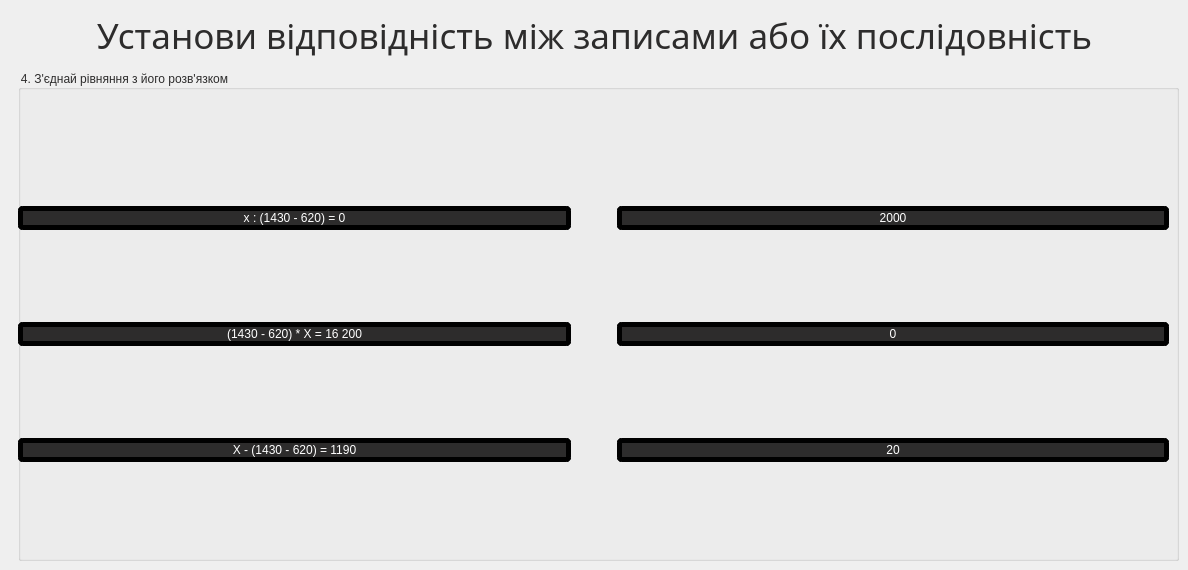
     <widget class="QWidget" name="page_2">
      <widget class="QGroupBox" name="task_4">
       <property name="geometry">
        <rect>
         <x>18</x>
         <y>70</y>
         <width>1161</width>
         <height>491</height>
        </rect>
       </property>
       <property name="minimumSize">
        <size>
         <width>0</width>
         <height>0</height>
        </size>
       </property>
       <property name="maximumSize">
        <size>
         <width>16777215</width>
         <height>16777215</height>
        </size>
       </property>
       <property name="styleSheet">
        <string notr="true">color:rgb(45, 44, 44);
font: 25pt &quot;Yu Gothic UI Semilight&quot;;</string>
       </property>
       <property name="title">
        <string>4. З'єднай рівняння з його розв'язком</string>
       </property>
       <widget class="QWidget" name="layoutWidget">
        <property name="geometry">
         <rect>
          <x>0</x>
          <y>50</y>
          <width>1151</width>
          <height>431</height>
         </rect>
        </property>
        <layout class="QHBoxLayout" name="horizontalLayout_5">
         <item>
          <layout class="QVBoxLayout" name="verticalLayout_5">
           <item>
            <widget class="QPushButton" name="answ_4_1">
             <property name="styleSheet">
              <string notr="true">#answ_4_1{
border-color: rgb(45, 44, 44);
background-color: rgb(45, 44, 44);
color: white;
font: 40pt &quot;Yu Gothic UI Semilight&quot;;
border:5px solid;
border-radius: 5px;
}

#answ_4_1:hover{
background-color:rgb(250, 191, 35);
color: white;
font: 40pt &quot;Yu Gothic UI Semilight&quot;;
border:5px solid;
border-radius: 5px;
border-color: rgb(250, 191, 35);
}</string>
             </property>
             <property name="text">
              <string> x : (1430 - 620) = 0 </string>
             </property>
            </widget>
           </item>
           <item>
            <widget class="QPushButton" name="answ_4_2">
             <property name="styleSheet">
              <string notr="true">
#answ_4_2{
border-color: rgb(45, 44, 44);
background-color: rgb(45, 44, 44);
color: white;
font: 40pt &quot;Yu Gothic UI Semilight&quot;;
border:5px solid;
border-radius: 5px;
}

#answ_4_2:hover{
background-color:rgb(147, 231, 68);
color: white;
font: 40pt &quot;Yu Gothic UI Semilight&quot;;
border:5px solid;
border-radius: 5px;
border-color: rgb(147, 231, 68);
}</string>
             </property>
             <property name="text">
              <string>(1430 - 620) * X = 16 200</string>
             </property>
            </widget>
           </item>
           <item>
            <widget class="QPushButton" name="answ_4_3">
             <property name="styleSheet">
              <string notr="true">
#answ_4_3{
border-color: rgb(45, 44, 44);
background-color: rgb(45, 44, 44);
color: white;
font: 40pt &quot;Yu Gothic UI Semilight&quot;;
border:5px solid;
border-radius: 5px;
}

#answ_4_3:hover{
background-color: rgb(138, 81, 250);
color: white;
font: 40pt &quot;Yu Gothic UI Semilight&quot;;
border:5px solid;
border-radius: 5px;
border-color:rgb(138, 81, 250);
}</string>
             </property>
             <property name="text">
              <string>X - (1430 - 620) = 1190</string>
             </property>
            </widget>
           </item>
          </layout>
         </item>
         <item>
          <spacer name="horizontalSpacer_3">
           <property name="orientation">
            <enum>Qt::Horizontal</enum>
           </property>
           <property name="sizeType">
            <enum>QSizePolicy::Minimum</enum>
           </property>
           <property name="sizeHint" stdset="0">
            <size>
             <width>40</width>
             <height>20</height>
            </size>
           </property>
          </spacer>
         </item>
         <item>
          <layout class="QVBoxLayout" name="verticalLayout_4">
           <item>
            <widget class="QPushButton" name="answ_4_4">
             <property name="styleSheet">
              <string notr="true">
#answ_4_4{
border-color: rgb(45, 44, 44);
background-color: rgb(45, 44, 44);
color: white;
font: 40pt &quot;Yu Gothic UI Semilight&quot;;
border:5px solid;
border-radius: 5px;
}
#answ_4_4:hover{
	background-color: rgb(80, 164, 220);
}</string>
             </property>
             <property name="text">
              <string>2000</string>
             </property>
            </widget>
           </item>
           <item>
            <widget class="QPushButton" name="answ_4_5">
             <property name="styleSheet">
              <string notr="true">#answ_4_5:hover{
	background-color: rgb(80, 164, 220);
}
#answ_4_5{
border-color: rgb(45, 44, 44);
background-color: rgb(45, 44, 44);
color: white;
font: 40pt &quot;Yu Gothic UI Semilight&quot;;
border:5px solid;
border-radius: 5px;
}</string>
             </property>
             <property name="text">
              <string>0</string>
             </property>
            </widget>
           </item>
           <item>
            <widget class="QPushButton" name="answ_4_6">
             <property name="styleSheet">
              <string notr="true">#answ_4_6:hover{
	background-color: rgb(80, 164, 220);
}
#answ_4_6{
border-color: rgb(45, 44, 44);
background-color: rgb(45, 44, 44);
color: white;
font: 40pt &quot;Yu Gothic UI Semilight&quot;;
border:5px solid;
border-radius: 5px;
}</string>
             </property>
             <property name="text">
              <string>20</string>
             </property>
            </widget>
           </item>
          </layout>
         </item>
        </layout>
       </widget>
      </widget>
      <widget class="QLabel" name="mainTask_2">
       <property name="geometry">
        <rect>
         <x>10</x>
         <y>10</y>
         <width>1169</width>
         <height>50</height>
        </rect>
       </property>
       <property name="minimumSize">
        <size>
         <width>500</width>
         <height>40</height>
        </size>
       </property>
       <property name="maximumSize">
        <size>
         <width>16777215</width>
         <height>50</height>
        </size>
       </property>
       <property name="font">
        <font>
         <family>Futura PT Book Italic</family>
         <pointsize>26</pointsize>
         <weight>50</weight>
         <italic>false</italic>
         <bold>false</bold>
        </font>
       </property>
       <property name="styleSheet">
        <string notr="true">color:rgb(45, 44, 44);
font: 26pt &quot;Futura PT Book Italic&quot;;</string>
       </property>
       <property name="text">
        <string>Установи відповідність між записами або їх послідовність</string>
       </property>
       <property name="alignment">
        <set>Qt::AlignCenter</set>
       </property>
      </widget>
     </widget>
